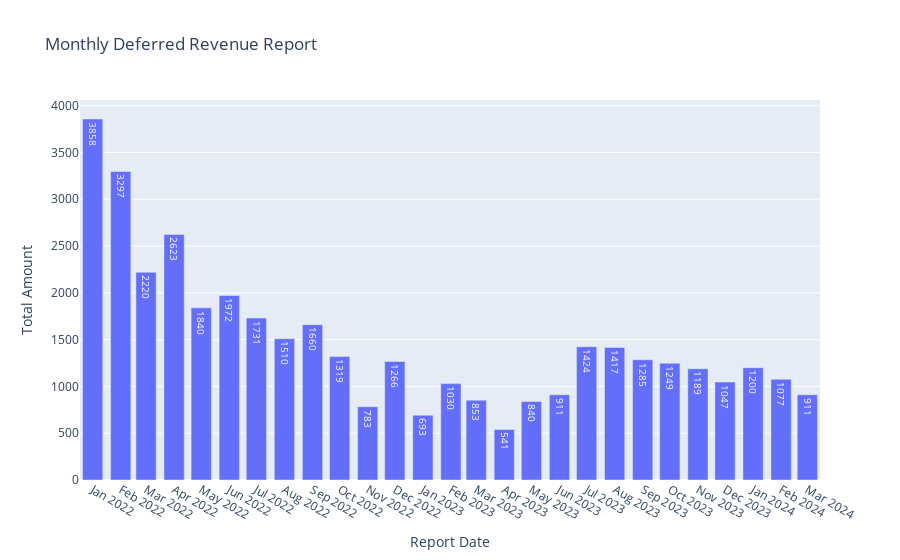

This figure's notebook cell:
### Markdown cell above
## Deferred Revenue Report
Для составления отчета по отложенной выручке, необходимо учитывать моменты времени, когда происходит оплата (момент заказа) и когда происходит доставка товара (момент признания выручки).   
Отложенная выручка — это сумма денег, полученная от клиента до того, как товар был доставлен.  
Этот доход признается как выручка только после выполнения обязательства по доставке товара.

### Таблица заказов

| Дата заказа | Дата доставки | Сумма заказа |
|-------------|---------------|--------------|
| 01.04.2024  | 05.04.2024    | 1000         |
| 03.04.2024  | 10.04.2024    | 1500         |
| 20.04.2024  | 25.04.2024    | 2000         |
| 28.04.2024  | 03.05.2024    | 1200         |
| 02.05.2024  | 07.05.2024    | 1800         |
| 15.05.2024  | 20.05.2024    | 1600         |
| 25.05.2024  | 30.05.2024    | 2200         |

### Месяц апрель

1. **Отложенная выручка на начало апреля**: 0
2. **Полученные предоплаты в апреле**: 
   - 01.04.2024: 1000
   - 03.04.2024: 1500
   - 20.04.2024: 2000
   - 28.04.2024: 1200
   - **Итого**: 5700
3. **Признанная выручка в апреле**:
   - 05.04.2024: 1000
   - 10.04.2024: 1500
   - 25.04.2024: 2000
   - **Итого**: 4500
4. **Отложенная выручка на конец апреля**: 
   - 0 (начало периода) + 5700 (предоплаты) - 4500 (признанная выручка) = 1200

### Месяц май

1. **Отложенная выручка на начало мая**: 1200 (из расчета конца апреля)
2. **Полученные предоплаты в мае**:
   - 02.05.2024: 1800
   - 15.05.2024: 1600
   - 25.05.2024: 2200
   - **Итого**: 5600
3. **Признанная выручка в мае**:
   - 03.05.2024: 1200
   - 07.05.2024: 1800
   - 20.05.2024: 1600
   - **Итого**: 4600
4. **Отложенная выручка на конец мая**: 
   - 1200 (начало периода) + 5600 (предоплаты) - 4600 (признанная выручка) = 2200

### Code cell
deferred_revenue_report = pd.read_sql(sql="SELECT * FROM public_ahakobyan.deferred_revenue_report", con=PG_CLIENT)
deferred_revenue_report['report_date'] = pd.to_datetime(deferred_revenue_report['report_date'])

draw_bar_chart(df=deferred_revenue_report, title='Monthly Deferred Revenue Report')

### Figure 1 — Plotly figure (JSON) as saved in the notebook; plotly's stock layout.template omitted (floating-point values rounded to 4 significant figures)
{"data": [{"text": [3858, 3297, 2220, 2623, 1840, 1972, 1731, 1510, 1660, 1319, 783, 1266, 693, 1030, 853, 541, 840, 911, 1424, 1417, 1285, 1249, 1189, 1047, 1200, 1077, 911], "textposition": "auto", "type": "bar", "x": ["2022-01-01T00:00:00", "2022-02-01T00:00:00", "2022-03-01T00:00:00", "2022-04-01T00:00:00", "2022-05-01T00:00:00", "2022-06-01T00:00:00", "2022-07-01T00:00:00", "2022-08-01T00:00:00", "2022-09-01T00:00:00", "2022-10-01T00:00:00", "2022-11-01T00:00:00", "2022-12-01T00:00:00", "2023-01-01T00:00:00", "2023-02-01T00:00:00", "2023-03-01T00:00:00", "2023-04-01T00:00:00", "2023-05-01T00:00:00", "2023-06-01T00:00:00", "2023-07-01T00:00:00", "2023-08-01T00:00:00", "2023-09-01T00:00:00", "2023-10-01T00:00:00", "2023-11-01T00:00:00", "2023-12-01T00:00:00", "2024-01-01T00:00:00", "2024-02-01T00:00:00", "2024-03-01T00:00:00"], "y": [3858, 3297, 2220, 2623, 1840, 1972, 1731, 1510, 1660, 1319, 783, 1266, 693, 1030, 853, 541, 840, 911, 1424, 1417, 1285, 1249, 1189, 1047, 1200, 1077, 911]}], "layout": {"autosize": true, "title": {"text": "Monthly Deferred Revenue Report"}, "xaxis": {"autorange": true, "dtick": "M1", "range": ["2021-12-18", "2024-03-15"], "tickmode": "linear", "title": {"text": "Report Date"}, "type": "date"}, "yaxis": {"autorange": true, "range": [0, 4061.0], "title": {"text": "Total Amount"}, "type": "linear"}}}
